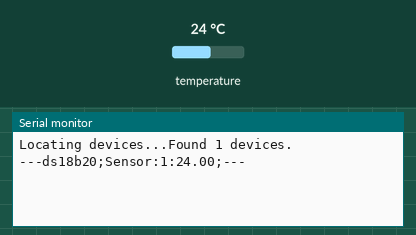
Recording of a sketch running on a simulated Arduino Uno, built with avr-gcc and run on an emulated ATmega328P. On the bench: the last lines printed to the serial monitor. The test bench sets the inputs (shaded band); at power-on: temperature 24 °C.

Above: at 18.0 s.
18.1 s: temperature set to 12 °C
At 22.3 s:
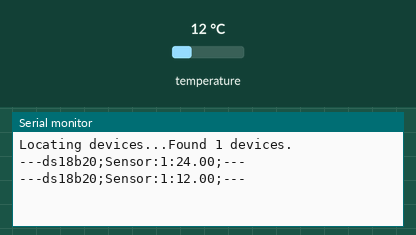
34.2 s: temperature set to 19 °C
At 42.8 s:
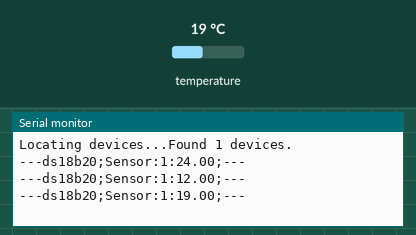

The sketch:

pgm.ino
```cpp
#include <OneWire.h>
#include <DallasTemperature.h>

// Data wire is plugged into digital pin 2 on the Arduino
#define ONE_WIRE_BUS 2

// Setup a oneWire instance to communicate with any OneWire device
OneWire oneWire(ONE_WIRE_BUS);

// Pass oneWire reference to DallasTemperature library
DallasTemperature sensors(&oneWire);

int deviceCount = 0;
float tempC;

void setup(void)
{
  sensors.begin();	// Start up the library
  Serial.begin(9600);
  Serial.flush();

  // locate devices on the bus
  Serial.print("Locating devices...");
  Serial.print("Found ");
  deviceCount = sensors.getDeviceCount();
  Serial.print(deviceCount, DEC);
  Serial.println(" devices.");
  Serial.println("");
}

void loop(void)
{
  // Send command to all the sensors for temperature conversion
  sensors.requestTemperatures();

    Serial.print("---");
    Serial.print("ds18b20;");  // identifies this arduino setup

  // Display temperature from each sensor
  for (int i = 0;  i < deviceCount;  i++)
  {
    Serial.print("Sensor:");
    Serial.print(i+1);
    Serial.print(":");
    tempC = sensors.getTempCByIndex(i);
    Serial.print(tempC);
    Serial.print(";");
  }
    Serial.print("---");
  Serial.println("");
  delay(20000);  // 20 sec,
}
```

Measured:
- after the input at 18.1 s, the serial monitor: prints a new line after 3.4 s (image 1)
- after the input at 34.2 s, the serial monitor: prints a new line after 8.1 s (image 2)
